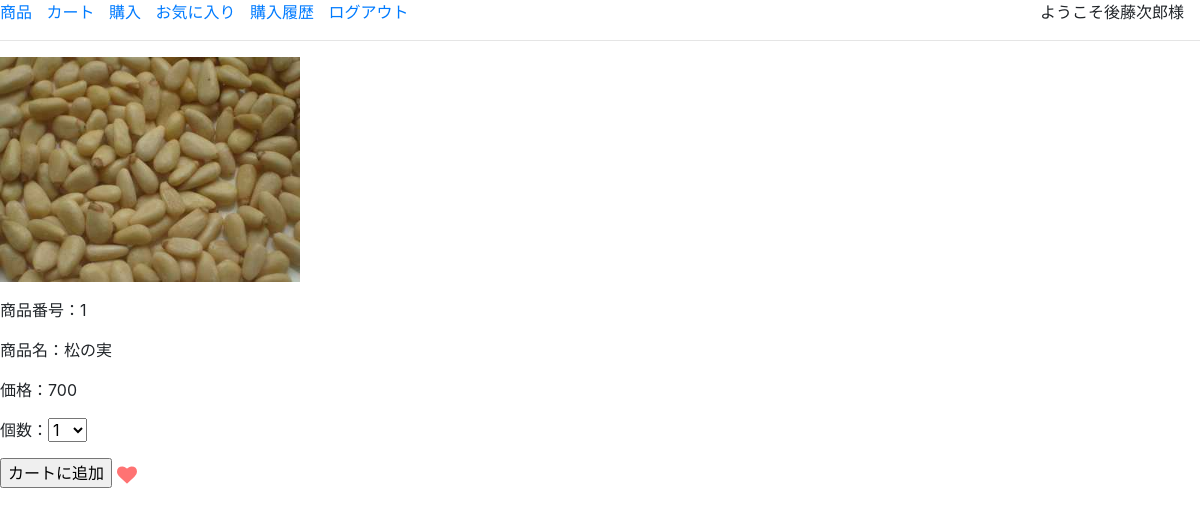
/detail.php?id=1 (signed in), run on the app's committed database.
### tables this page shows
CREATE TABLE `product` (
  `id` int(11) NOT NULL AUTO_INCREMENT,
  `name` varchar(200) NOT NULL,
  `price` int(11) NOT NULL,
  PRIMARY KEY (`id`)
);

### detail.php (the view, shortened to what this page needs)
<?php session_start();
 require './header.php';
 require 'menu.php';
 require 'connect.php';
$sql=$pdo->prepare('select * from product where id=?');
$sql->execute([$_REQUEST['id']]);
if( isset($_SESSION['customer']['id'])){
	$strsql = 'select * from favorite where product_id=? and customer_id=?';
	$fav=$pdo->prepare( $strsql );
	$fav->execute([$_REQUEST['id'],$_SESSION['customer']['id']]);
	$record = $fav->fetch(PDO::FETCH_ASSOC);
}else{
	$record = false;
}
foreach ($sql as $row) {
	echo '<p class="product-image"><img src="image/', $row['id'], '.jpg"></p>';
	echo '<form action="cart-insert.php" method="post">';
	echo '<p>商品番号：', $row['id'], '</p>';
	echo '<p>商品名：', $row['name'], '</p>';
	echo '<p>価格：', $row['price'], '</p>';
	echo '<p>個数：<select name="count">';
	for ($i=1; $i<=10; $i++) {
		echo '<option value="', $i, '">', $i, '</option>';
	}
	echo '</select></p>';
}
$is_added =  $record ? 'is-added' : '';
$href =  $record ? 'delete' : 'insert';
?>
	<div class="c-product-list__fav-item">
		<input type="submit" value="カートに追加">
		<a href="favorite-<?= $href ?>.php?id=<?=$row['id']?>">
			<svg role="img" aria-hidden="true" > <use xlink:href="#heart" >
					<svg id="heart" viewBox="0 0 1792 1792" >
					<style type="text/css">
							.is-added{fill:#ff7373;}
					</style>
					<path class="<?=$is_added?>" d="M896 1664q-26 0-44-18l-624-602q-10-8-27.5-26T145 952.5 77 855 23.5 734 0 596q0-220 127-344t351-124q62 0 126.5 21.5t120 58T820 276t76 68q36-36 76-68t95.5-68.5 120-58T1314 128q224 0 351 124t127 344q0 221-229 450l-623 600q-18 18-44 18z"></path>
				</svg>	</use>
			</svg>
		</a>
	</div>
</form>
<?php require '../footer.php'; ?>

### style.css (style rules this page uses)
a { padding-right: 10px; }
.c-product-list__fav-item svg { width: 20px; height: 20px; }
.product-image img { width: 25%; }

### data on the page
product: id "1", name "松の実", price "700"

### other printed values
$_SESSION['customer']['name'] "後藤次郎"
form field count "1"
